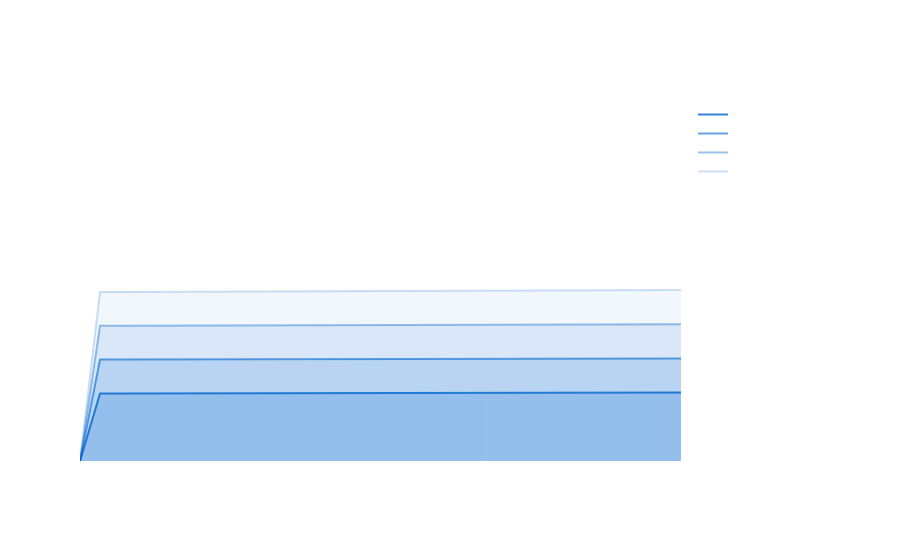

Write notebook code for a chart like this one.
### Code cell
import plotly.graph_objects as go
import numpy as np

days_values_pairs = [(a,b) for a,b in results]

# Create a Plotly figure
fig = go.Figure()

for i, (days, values) in enumerate(days_values_pairs):
    # Approximate area under the curve using the trapezoidal rule
    area = np.trapz(values, days)

    # Add a line trace
    fig.add_trace(go.Scatter(
        x=days,
        y=values,
        mode='lines',
        name=f'Time Series {i + 1} - Area: {area:.2f}',
        line=dict(color=f'rgba(0, 102, 204, {0.8 - i*0.2})')  # Vary line color and transparency
    ))

    # Add a filled area under the curve trace
    fig.add_trace(go.Scatter(
        x=days + days[::-1],  # Create a closed loop for the filled area
        y=values + [0]*len(values),  # Include zero values to create the closed loop
        fill='toself',  # Fill the area to itself
        fillcolor=f'rgba(0, 102, 204, {0.2 - i*0.05})',  # Set fill color with alpha (transparency)
        mode='none',
        showlegend=False  # Do not show legend for the filled area
    ))


# Set layout options for night mode
fig.update_layout(
    title='Multiple Time Series Plots with Area Under the Curve',
    xaxis_title='Day',
    yaxis_title='Value',
    paper_bgcolor='rgba(0,0,0,0)',  # Set background color to black with no opacity
    plot_bgcolor='rgba(0,0,0,0)',  # Set plot area color to black with no opacity
    font=dict(color='white'),  # Set font color to white
)

# Show the plot
fig.show()

### Figure 1 — Plotly figure (JSON) as saved in the notebook; plotly's stock layout.template omitted (floating-point values rounded to 4 significant figures)
{"data": [{"line": {"color": "rgba(0, 102, 204, 0.8)"}, "mode": "lines", "name": "Time Series 1 - Area: 12.19", "type": "scatter", "x": [0, 1, 2, 3, 4, 5, 6, 7, 8, 9, 10, 11, 12, 13, 14, 15, 16, 17, 18, 19, 20, 21, 22, 23, 24, 25, 26, 27, 28, 29, 30], "y": [0, 0.411, 0.4111, 0.4113, 0.4115, 0.4116, 0.4118, 0.412, 0.4121, 0.4123, 0.4125, 0.4127, 0.4128, 0.413, 0.4132, 0.4133, 0.4135, 0.4137, 0.4138, 0.414, 0.4142, 0.4143, 0.4145, 0.4147, 0.4149, 0.415, 0.4152, 0.4154, 0.4155, 0.4157, 0.4159]}, {"fill": "toself", "fillcolor": "rgba(0, 102, 204, 0.2)", "mode": "none", "showlegend": false, "type": "scatter", "x": [0, 1, 2, 3, 4, 5, 6, 7, 8, 9, 10, 11, 12, 13, 14, 15, 16, 17, 18, 19, 20, 21, 22, 23, 24, 25, 26, 27, 28, 29, 30, 30, 29, 28, 27, 26, 25, 24, 23, 22, 21, 20, 19, 18, 17, 16, 15, 14, 13, 12, 11, 10, 9, 8, 7, 6, 5, 4, 3, 2, 1, 0], "y": [0, 0.411, 0.4111, 0.4113, 0.4115, 0.4116, 0.4118, 0.412, 0.4121, 0.4123, 0.4125, 0.4127, 0.4128, 0.413, 0.4132, 0.4133, 0.4135, 0.4137, 0.4138, 0.414, 0.4142, 0.4143, 0.4145, 0.4147, 0.4149, 0.415, 0.4152, 0.4154, 0.4155, 0.4157, 0.4159, 0, 0, 0, 0, 0, 0, 0, 0, 0, 0, 0, 0, 0, 0, 0, 0, 0, 0, 0, 0, 0, 0, 0, 0, 0, 0, 0, 0, 0, 0, 0]}, {"line": {"color": "rgba(0, 102, 204, 0.6000000000000001)"}, "mode": "lines", "name": "Time Series 2 - Area: 18.29", "type": "scatter", "x": [0, 1, 2, 3, 4, 5, 6, 7, 8, 9, 10, 11, 12, 13, 14, 15, 16, 17, 18, 19, 20, 21, 22, 23, 24, 25, 26, 27, 28, 29, 30], "y": [0, 0.6164, 0.6167, 0.6169, 0.6172, 0.6175, 0.6177, 0.618, 0.6182, 0.6185, 0.6187, 0.619, 0.6192, 0.6195, 0.6197, 0.62, 0.6202, 0.6205, 0.6208, 0.621, 0.6213, 0.6215, 0.6218, 0.622, 0.6223, 0.6225, 0.6228, 0.6231, 0.6233, 0.6236, 0.6238]}, {"fill": "toself", "fillcolor": "rgba(0, 102, 204, 0.15000000000000002)", "mode": "none", "showlegend": false, "type": "scatter", "x": [0, 1, 2, 3, 4, 5, 6, 7, 8, 9, 10, 11, 12, 13, 14, 15, 16, 17, 18, 19, 20, 21, 22, 23, 24, 25, 26, 27, 28, 29, 30, 30, 29, 28, 27, 26, 25, 24, 23, 22, 21, 20, 19, 18, 17, 16, 15, 14, 13, 12, 11, 10, 9, 8, 7, 6, 5, 4, 3, 2, 1, 0], "y": [0, 0.6164, 0.6167, 0.6169, 0.6172, 0.6175, 0.6177, 0.618, 0.6182, 0.6185, 0.6187, 0.619, 0.6192, 0.6195, 0.6197, 0.62, 0.6202, 0.6205, 0.6208, 0.621, 0.6213, 0.6215, 0.6218, 0.622, 0.6223, 0.6225, 0.6228, 0.6231, 0.6233, 0.6236, 0.6238, 0, 0, 0, 0, 0, 0, 0, 0, 0, 0, 0, 0, 0, 0, 0, 0, 0, 0, 0, 0, 0, 0, 0, 0, 0, 0, 0, 0, 0, 0, 0]}, {"line": {"color": "rgba(0, 102, 204, 0.4)"}, "mode": "lines", "name": "Time Series 3 - Area: 24.39", "type": "scatter", "x": [0, 1, 2, 3, 4, 5, 6, 7, 8, 9, 10, 11, 12, 13, 14, 15, 16, 17, 18, 19, 20, 21, 22, 23, 24, 25, 26, 27, 28, 29, 30], "y": [0, 0.8219, 0.8223, 0.8226, 0.8229, 0.8233, 0.8236, 0.8239, 0.8243, 0.8246, 0.825, 0.8253, 0.8256, 0.826, 0.8263, 0.8267, 0.827, 0.8273, 0.8277, 0.828, 0.8284, 0.8287, 0.829, 0.8294, 0.8297, 0.8301, 0.8304, 0.8307, 0.8311, 0.8314, 0.8318]}, {"fill": "toself", "fillcolor": "rgba(0, 102, 204, 0.1)", "mode": "none", "showlegend": false, "type": "scatter", "x": [0, 1, 2, 3, 4, 5, 6, 7, 8, 9, 10, 11, 12, 13, 14, 15, 16, 17, 18, 19, 20, 21, 22, 23, 24, 25, 26, 27, 28, 29, 30, 30, 29, 28, 27, 26, 25, 24, 23, 22, 21, 20, 19, 18, 17, 16, 15, 14, 13, 12, 11, 10, 9, 8, 7, 6, 5, 4, 3, 2, 1, 0], "y": [0, 0.8219, 0.8223, 0.8226, 0.8229, 0.8233, 0.8236, 0.8239, 0.8243, 0.8246, 0.825, 0.8253, 0.8256, 0.826, 0.8263, 0.8267, 0.827, 0.8273, 0.8277, 0.828, 0.8284, 0.8287, 0.829, 0.8294, 0.8297, 0.8301, 0.8304, 0.8307, 0.8311, 0.8314, 0.8318, 0, 0, 0, 0, 0, 0, 0, 0, 0, 0, 0, 0, 0, 0, 0, 0, 0, 0, 0, 0, 0, 0, 0, 0, 0, 0, 0, 0, 0, 0, 0]}, {"line": {"color": "rgba(0, 102, 204, 0.19999999999999996)"}, "mode": "lines", "name": "Time Series 4 - Area: 30.49", "type": "scatter", "x": [0, 1, 2, 3, 4, 5, 6, 7, 8, 9, 10, 11, 12, 13, 14, 15, 16, 17, 18, 19, 20, 21, 22, 23, 24, 25, 26, 27, 28, 29, 30], "y": [0, 1.027, 1.028, 1.028, 1.029, 1.029, 1.03, 1.03, 1.03, 1.031, 1.031, 1.032, 1.032, 1.032, 1.033, 1.033, 1.034, 1.034, 1.035, 1.035, 1.035, 1.036, 1.036, 1.037, 1.037, 1.038, 1.038, 1.038, 1.039, 1.039, 1.04]}, {"fill": "toself", "fillcolor": "rgba(0, 102, 204, 0.04999999999999999)", "mode": "none", "showlegend": false, "type": "scatter", "x": [0, 1, 2, 3, 4, 5, 6, 7, 8, 9, 10, 11, 12, 13, 14, 15, 16, 17, 18, 19, 20, 21, 22, 23, 24, 25, 26, 27, 28, 29, 30, 30, 29, 28, 27, 26, 25, 24, 23, 22, 21, 20, 19, 18, 17, 16, 15, 14, 13, 12, 11, 10, 9, 8, 7, 6, 5, 4, 3, 2, 1, 0], "y": [0, 1.027, 1.028, 1.028, 1.029, 1.029, 1.03, 1.03, 1.03, 1.031, 1.031, 1.032, 1.032, 1.032, 1.033, 1.033, 1.034, 1.034, 1.035, 1.035, 1.035, 1.036, 1.036, 1.037, 1.037, 1.038, 1.038, 1.038, 1.039, 1.039, 1.04, 0, 0, 0, 0, 0, 0, 0, 0, 0, 0, 0, 0, 0, 0, 0, 0, 0, 0, 0, 0, 0, 0, 0, 0, 0, 0, 0, 0, 0, 0, 0]}, {"line": {"color": "rgba(0, 102, 204, 0.0)"}, "mode": "lines", "name": "Time Series 5 - Area: 60.97", "type": "scatter", "x": [0, 1, 2, 3, 4, 5, 6, 7, 8, 9, 10, 11, 12, 13, 14, 15, 16, 17, 18, 19, 20, 21, 22, 23, 24, 25, 26, 27, 28, 29, 30], "y": [0, 2.055, 2.056, 2.056, 2.057, 2.058, 2.059, 2.06, 2.061, 2.062, 2.062, 2.063, 2.064, 2.065, 2.066, 2.067, 2.067, 2.068, 2.069, 2.07, 2.071, 2.072, 2.073, 2.073, 2.074, 2.075, 2.076, 2.077, 2.078, 2.079, 2.079]}, {"fill": "toself", "fillcolor": "rgba(0, 102, 204, 0.0)", "mode": "none", "showlegend": false, "type": "scatter", "x": [0, 1, 2, 3, 4, 5, 6, 7, 8, 9, 10, 11, 12, 13, 14, 15, 16, 17, 18, 19, 20, 21, 22, 23, 24, 25, 26, 27, 28, 29, 30, 30, 29, 28, 27, 26, 25, 24, 23, 22, 21, 20, 19, 18, 17, 16, 15, 14, 13, 12, 11, 10, 9, 8, 7, 6, 5, 4, 3, 2, 1, 0], "y": [0, 2.055, 2.056, 2.056, 2.057, 2.058, 2.059, 2.06, 2.061, 2.062, 2.062, 2.063, 2.064, 2.065, 2.066, 2.067, 2.067, 2.068, 2.069, 2.07, 2.071, 2.072, 2.073, 2.073, 2.074, 2.075, 2.076, 2.077, 2.078, 2.079, 2.079, 0, 0, 0, 0, 0, 0, 0, 0, 0, 0, 0, 0, 0, 0, 0, 0, 0, 0, 0, 0, 0, 0, 0, 0, 0, 0, 0, 0, 0, 0, 0]}], "layout": {"font": {"color": "white"}, "paper_bgcolor": "rgba(0,0,0,0)", "plot_bgcolor": "rgba(0,0,0,0)", "title": {"text": "Multiple Time Series Plots with Area Under the Curve"}, "xaxis": {"title": {"text": "Day"}}, "yaxis": {"title": {"text": "Value"}}}}
